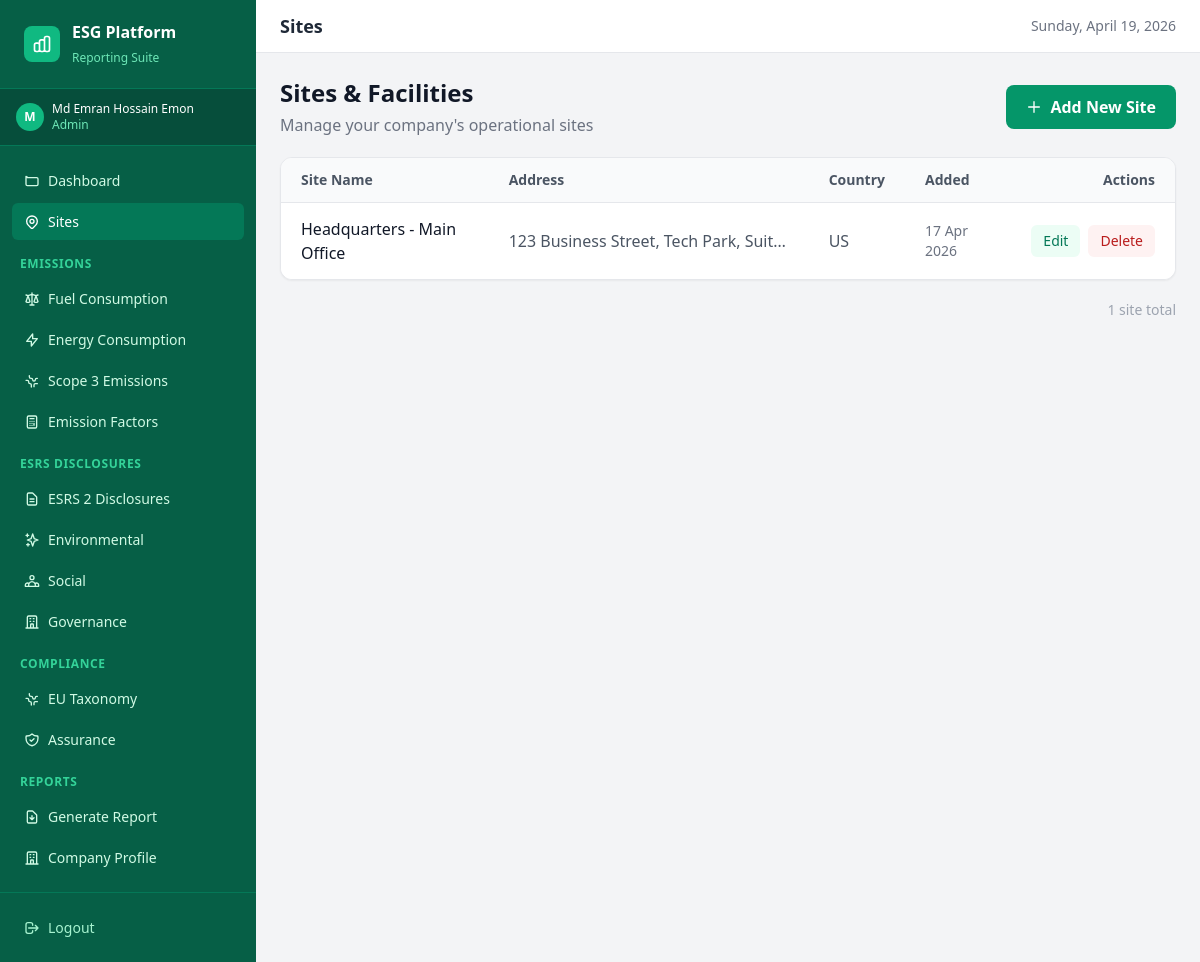
The page /sites/index.php (signed in) on the database its author committed.
### tables this page shows
CREATE TABLE `sites` (
  `id` char(36) NOT NULL,
  `company_id` char(36) NOT NULL,
  `name` varchar(255) NOT NULL,
  `address` text DEFAULT NULL,
  `country` varchar(10) DEFAULT 'DE',
  `created_by` char(36) DEFAULT NULL,
  `updated_by` char(36) DEFAULT NULL,
  `deleted_at` datetime DEFAULT NULL,
  `created_at` datetime DEFAULT current_timestamp(),
  `updated_at` datetime DEFAULT current_timestamp() ON UPDATE current_timestamp(),
  PRIMARY KEY (`id`),
  UNIQUE KEY `uk_sites_company_name` (`company_id`,`name`),
  KEY `idx_sites_company_id` (`company_id`),
  KEY `created_by` (`created_by`),
  KEY `updated_by` (`updated_by`),
  CONSTRAINT `sites_ibfk_1` FOREIGN KEY (`company_id`) REFERENCES `companies` (`id`) ON DELETE CASCADE,
  CONSTRAINT `sites_ibfk_2` FOREIGN KEY (`created_by`) REFERENCES `users` (`id`) ON DELETE SET NULL,
  CONSTRAINT `sites_ibfk_3` FOREIGN KEY (`updated_by`) REFERENCES `users` (`id`) ON DELETE SET NULL
);

### sites/index.php (the view, shortened to what this page needs)
<?php
require_once '../config/db.php';
$stmt = $pdo->prepare('SELECT * FROM sites WHERE company_id = :company_id AND deleted_at IS NULL ORDER BY created_at DESC');
$stmt->execute([':company_id' => company_id()]);
$sites = $stmt->fetchAll();
require_once '../includes/header.php';
?>
<div class="space-y-5">
    <div class="flex items-center justify-between">
        <div>
            <h2 class="text-2xl font-bold text-gray-900">Sites & Facilities</h2>
            <p class="text-gray-500 text-base mt-1">Manage your company's operational sites</p>
        </div>
        <a href="/esg-report-test/sites/create.php"
           class="inline-flex items-center space-x-2 bg-emerald-600 hover:bg-emerald-700 text-white font-semibold py-2.5 px-5 rounded-lg text-base transition">
            <svg class="w-4 h-4" fill="none" stroke="currentColor" viewBox="0 0 24 24">
                <path stroke-linecap="round" stroke-linejoin="round" stroke-width="2" d="M12 4v16m8-8H4"/>
            </svg>
            <span>Add New Site</span>
        </a>
    </div>
    <div class="bg-white rounded-xl shadow-sm border border-gray-200 overflow-hidden">
        <?php if (empty($sites)): ?>
        <div class="p-12 text-center">
            <svg class="w-12 h-12 text-gray-300 mx-auto mb-4" fill="none" stroke="currentColor" viewBox="0 0 24 24">
                <path stroke-linecap="round" stroke-linejoin="round" stroke-width="1.5" d="M17.657 16.657L13.414 20.9a1.998 1.998 0 01-2.827 0l-4.244-4.243a8 8 0 1111.314 0z"/>
                <path stroke-linecap="round" stroke-linejoin="round" stroke-width="1.5" d="M15 11a3 3 0 11-6 0 3 3 0 016 0z"/>
            </svg>
            <p class="text-gray-500 text-base font-medium">No sites added yet</p>
            <p class="text-gray-400 text-sm mt-1">Add your first site to start tracking emissions by location</p>
            <a href="/esg-report-test/sites/create.php" class="inline-block mt-4 bg-emerald-600 hover:bg-emerald-700 text-white font-medium py-2 px-5 rounded-lg text-sm transition">
                Add First Site
            </a>
        </div>
        <?php else: ?>
        <table class="w-full text-base">
            <thead>
                <tr class="bg-gray-50 border-b border-gray-200">
                    <th class="text-left py-3 px-5 text-sm font-semibold text-gray-600">Site Name</th>
                    <th class="text-left py-3 px-5 text-sm font-semibold text-gray-600">Address</th>
                    <th class="text-left py-3 px-5 text-sm font-semibold text-gray-600">Country</th>
                    <th class="text-left py-3 px-5 text-sm font-semibold text-gray-600">Added</th>
                    <th class="text-right py-3 px-5 text-sm font-semibold text-gray-600">Actions</th>
                </tr>
            </thead>
            <tbody class="divide-y divide-gray-100">
                <?php foreach ($sites as $i => $site): ?>
                <tr class="<?= $i % 2 === 1 ? 'bg-gray-50' : 'bg-white' ?> hover:bg-emerald-50 transition-colors">
                    <td class="py-3.5 px-5 font-medium text-gray-900"><?= htmlspecialchars($site['name'], ENT_QUOTES, 'UTF-8') ?></td>
                    <td class="py-3.5 px-5 text-gray-600 max-w-xs truncate"><?= htmlspecialchars($site['address'] ?? '—', ENT_QUOTES, 'UTF-8') ?></td>
                    <td class="py-3.5 px-5 text-gray-600"><?= htmlspecialchars($site['country'] ?? '—', ENT_QUOTES, 'UTF-8') ?></td>
                    <td class="py-3.5 px-5 text-gray-500 text-sm"><?= date('d M Y', strtotime($site['created_at'])) ?></td>
                    <td class="py-3.5 px-5 text-right">
                        <div class="flex items-center justify-end space-x-2">
                            <a href="/esg-report-test/sites/edit.php?id=<?= urlencode($site['id']) ?>"
                               class="inline-flex items-center px-3 py-1.5 text-sm font-medium text-emerald-700 bg-emerald-50 hover:bg-emerald-100 rounded-md transition">
                                Edit
                            </a>
                            <form method="POST" action="/esg-report-test/sites/delete.php"
                                  onsubmit="return confirm('Delete this site? This cannot be undone.')">
                                <button type="submit"
                                        class="inline-flex items-center px-3 py-1.5 text-sm font-medium text-red-700 bg-red-50 hover:bg-red-100 rounded-md transition">
                                    Delete
                                </button>
                            </form>
                        </div>
                    </td>
                </tr>
                <?php endforeach; ?>
            </tbody>
        </table>
        <?php endif; ?>
    </div>
    <?php if (!empty($sites)): ?>
    <p class="text-sm text-gray-400 text-right"><?= count($sites) ?> site<?= count($sites) !== 1 ? 's' : '' ?> total</p>
    <?php endif; ?>
</div>
<?php require_once '../includes/footer.php'; ?>

### includes/header.php (style rules this page uses)
body { font-size: 1rem; }

### rows shown on the page
sites: name "Headquarters - Main Office", address "123 Business Street, Tech Park, Suit…", country "US", created_at "17 Apr 2026"

### other values the page prints
substr($_SESSION['name'] ?? 'U', 0, 1) "M"
$_SESSION['name'] "Md Emran Hossain Emon"
$_SESSION['role'] "Admin"
$pageTitle "Sites"
count($sites) "1"
